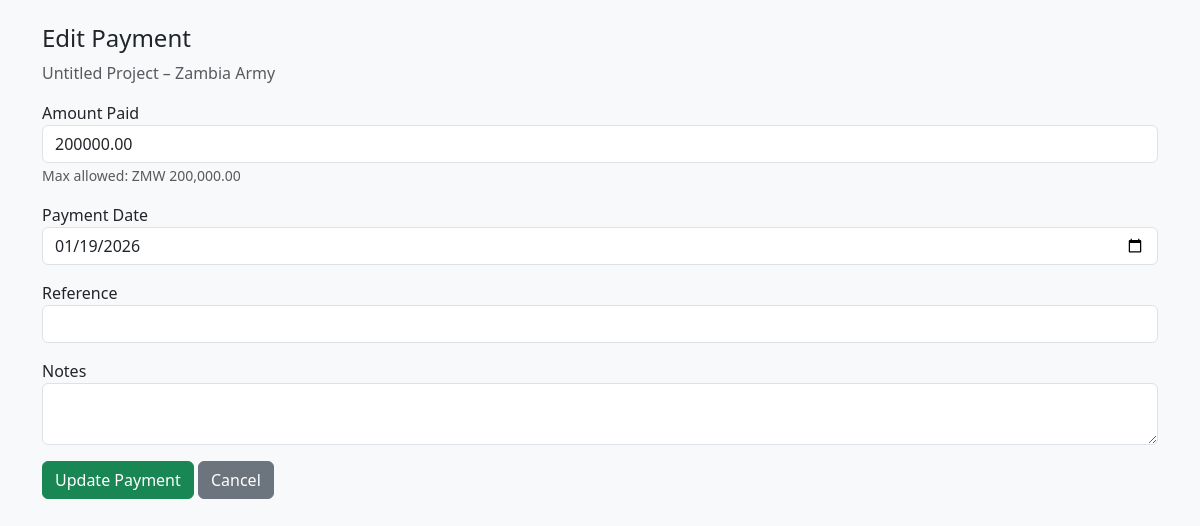
Page /projections/payments/edit/4/ on the committed database.
### projections/models.py (models this page shows, shortened)
class ProjectRecord(models.Model):
    STATUS_CHOICES = (
        ('WON', 'Won'),
        ('LOST', 'Lost'),
        ('PENDING', 'Pending'),
    )
    COMPLETION_CHOICES = (
        ('PENDING_EVALUATION', 'Pending Evaluation'),
        ('NOT_COMPLETED', 'Not Completed'),
        ('COMPLETED', 'Completed'),
    )
    title = models.CharField(
        max_length=255,
        db_index=True,
        default="Untitled Project",
        help_text="Short project title"
    )
    description = models.TextField(
        blank=True,
        help_text="Detailed project description"
    )
    company = models.CharField(
        max_length=200,
        db_index=True
    )
    customer = models.CharField(
        max_length=200,
        db_index=True
    )
    amount = models.DecimalField(
        max_digits=14,
        decimal_places=2,
        help_text="Total contract/project value"
    )
    project_date = models.DateField(
        db_index=True
    )
    status = models.CharField(
        max_length=10,
        choices=STATUS_CHOICES,
        db_index=True
    )
    completion_status = models.CharField(
        max_length=25,
        choices=COMPLETION_CHOICES,
        default='PENDING_EVALUATION',
        db_index=True,
        help_text="Project execution and evaluation status"
    )
    is_active = models.BooleanField(
        default=True,
        db_index=True
    )
    year = models.PositiveIntegerField(
        editable=False,
        db_index=True
    )
    created_at = models.DateTimeField(
        auto_now_add=True
    )
    class Meta:
        ordering = ['-project_date']

class Payment(models.Model):
    project = models.ForeignKey(
        ProjectRecord,
        on_delete=models.CASCADE,
        related_name="payments"
    )
    amount_paid = models.DecimalField(
        max_digits=14,
        decimal_places=2,
        help_text="Amount received for this payment"
    )
    payment_date = models.DateField(
        help_text="Date payment was received"
    )
    reference = models.CharField(
        max_length=100,
        blank=True,
        help_text="Receipt number, bank reference, or transaction ID"
    )
    notes = models.TextField(
        blank=True,
        help_text="Optional notes about the payment"
    )
    created_at = models.DateTimeField(
        auto_now_add=True
    )
    class Meta:
        ordering = ['-payment_date']

### projections/views.py (the view, shortened to what this page needs)
def edit_payment(request, payment_id):
    payment = get_object_or_404(Payment, pk=payment_id)
    project = payment.project
    other_payments_total = (
        Payment.objects
        .filter(project=project)
        .exclude(pk=payment.pk)
        .aggregate(total=Sum("amount_paid"))
        .get("total") or Decimal("0.00")
    )
    max_allowed = project.amount - other_payments_total
    return render(
        request,
        "projections/edit_payment.html",
        {
            "payment": payment,
            "project": project,
            "max_allowed": max_allowed,
        }
    )

### projections/templates/projections/edit_payment.html (shortened to what this page needs)
{% load humanize %}
<!DOCTYPE html>
<html>
<head>
    <link href="https://cdn.jsdelivr.net/npm/bootstrap@5.3.2/dist/css/bootstrap.min.css" rel="stylesheet">
</head>
<body class="bg-light">
<div class="container mt-4">
    <h4>Edit Payment</h4>
    <p class="text-muted">
        {{ project.title }} – {{ project.customer }}
    </p>
    <form method="post">
        <div class="mb-3">
            <label>Amount Paid</label>
            <input type="number"
                   step="0.01"
                   name="amount_paid"
                   value="{{ payment.amount_paid }}"
                   class="form-control"
                   required>
            <small class="text-muted">
                Max allowed: ZMW {{ max_allowed|floatformat:2|intcomma }}
            </small>
        </div>
        <div class="mb-3">
            <label>Payment Date</label>
            <input type="date"
                   name="payment_date"
                   value="{{ payment.payment_date|date:'Y-m-d' }}"
                   class="form-control"
                   required>
        </div>
        <div class="mb-3">
            <label>Reference</label>
            <input type="text"
                   name="reference"
                   value="{{ payment.reference }}"
                   class="form-control">
        </div>
        <div class="mb-3">
            <label>Notes</label>
            <textarea name="notes"
                      class="form-control">{{ payment.notes }}</textarea>
        </div>
        <button class="btn btn-success">Update Payment</button>
        <a href="{% url 'projections:project_payments' project.id %}"
           class="btn btn-secondary">
            Cancel
        </a>
    </form>
</div>
</body>
</html>

### rows in the picture
ProjectRecord: title "Untitled Project", customer "Zambia Army"
Payment: amount_paid "200000.00", payment_date "01/19/2026"

### other values in the picture
{{ max_allowed|floatformat:2|intcomma }} "200,000.00"
